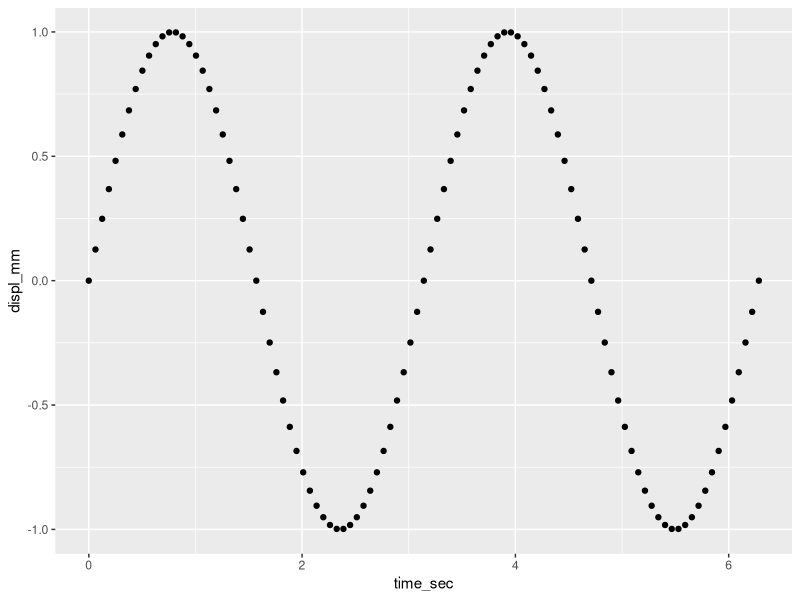

Write the R code that produced this figure.
## ---- chunk 1
library(knitr)
opts_knit$set(root.dir = "../")
opts_chunk$set(echo = TRUE, message = FALSE, collapse = TRUE, warning = FALSE, cache = TRUE, cache.path = "tut-03-cache/04-", fig.path = "tut-03-images/04-")
## ---- chunk 2
library(ggplot2)

time_sec  <- seq(0, 2*pi, by = pi/50) # sec
freq      <- 2                        # r/s
displ_mm  <- sin(freq * time_sec)     # mm
vibr_data <- data.frame(time_sec, displ_mm)
## ---- chunk 3
# basic scatterplot
f1 <- ggplot(data = vibr_data, aes(x = time_sec, y = displ_mm)) +
	geom_point()

print(f1)
